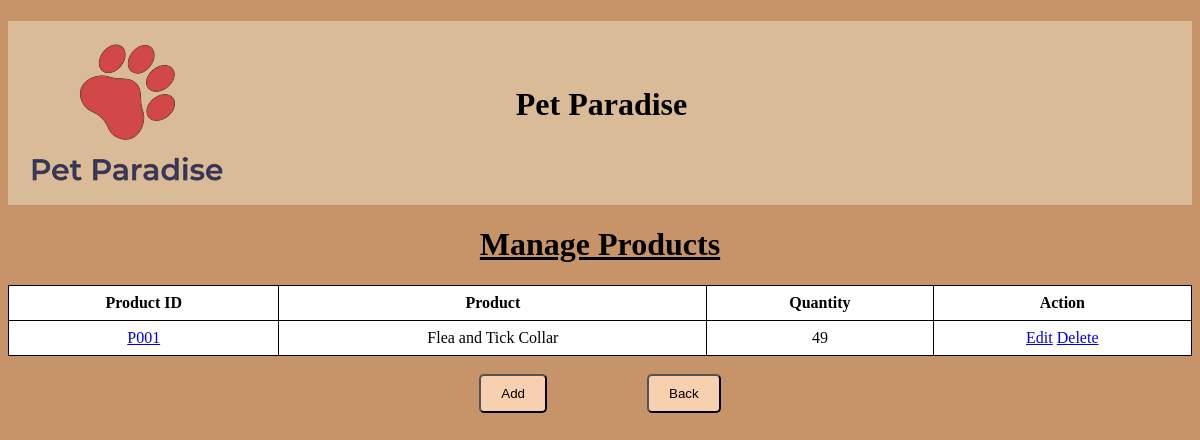
The app's page /manageproduct.php with its own data.
### tables this page shows
CREATE TABLE `product` (
  `product_id` varchar(4) NOT NULL,
  `product_name` varchar(50) NOT NULL,
  `product_desc` varchar(255) NOT NULL,
  `product_quantity` int(11) NOT NULL,
  `product_price` int(11) NOT NULL
);

### manageproduct.php (the view, shortened to what this page needs)
<!DOCTYPE html>
<html lang="en">
<head>
</head>
<body>
    <?php
        include "dbcon.php";
        include "header2.php";
    ?>
    <b><h1 style="text-align:center;"><u>Manage Products</u></h1></b>
    <table style="text-align: center;">
        <thead>
          <tr>
            <th>Product ID</th>
            <th>Product</th>
            <th>Quantity</th>
            <th>Action</th>
          </tr>
        </thead>
        <tbody>
          <?php
            $sql = "SELECT * FROM product";
            $result = mysqli_query($connection,$sql);
            while ($row = mysqli_fetch_assoc($result)){
              ?>
          <tr>
            <td><a href="viewproduct.php?id=<?php echo $row['product_id'];?>"><?php echo $row["product_id"];?></a></td>
            <td><?php echo $row["product_name"];?></td>
            <td><?php echo $row["product_quantity"];?></td>
            <td>
              <a href="editproduct.php?id=<?php echo $row['product_id'];?>">Edit</a>
              <a href="deleteproduct.php?id=<?php echo $row['product_id'];?>">Delete</a>
            </td>
          </tr>
        <?php
          }
        ?>
        </tbody>
      </table>
      <br>
      <div class="center">
        <input type="button" value="Add" id="my-button" onclick="window.open('addproduct.php','_self')">
        <input type="button" value="Back" id="my-button" onclick="window.open('staffmain.php','_self')">
      </div>
</body>
</html>

### manageproduct.php (style rules this page uses)
body { background-color: #C69468; }
table { border-collapse: collapse; width: 100%; }
th, td { border: 1px solid black; padding: 8px; text-align: center; background-color: white; }
tr { background-color: white; }
#my-button { background-color: #f7d0af; padding: 10px 20px; display: inline-block; border-radius: 5px; margin-left: 50px; margin-right: 50px; }
.center { display: flex; justify-content: center; align-items: center; padding-bottom: 20px; }

### records on screen
product: product_id "P001", product_name "Flea and Tick Collar", product_quantity "49"
